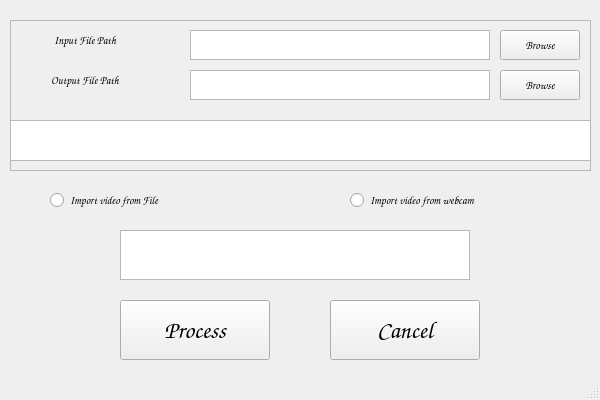
<?xml version="1.0" encoding="UTF-8"?>
<ui version="4.0">
 <class>MainWindow</class>
 <widget class="QMainWindow" name="MainWindow">
  <property name="windowModality">
   <enum>Qt::WindowModal</enum>
  </property>
  <property name="enabled">
   <bool>true</bool>
  </property>
  <property name="geometry">
   <rect>
    <x>0</x>
    <y>0</y>
    <width>600</width>
    <height>400</height>
   </rect>
  </property>
  <property name="sizePolicy">
   <sizepolicy hsizetype="Expanding" vsizetype="Expanding">
    <horstretch>0</horstretch>
    <verstretch>0</verstretch>
   </sizepolicy>
  </property>
  <property name="font">
   <font>
    <family>Comic Sans MS</family>
    <pointsize>8</pointsize>
   </font>
  </property>
  <property name="windowTitle">
   <string>Object Detection</string>
  </property>
  <property name="autoFillBackground">
   <bool>true</bool>
  </property>
  <widget class="QWidget" name="centralwidget">
   <widget class="QPushButton" name="process_button">
    <property name="geometry">
     <rect>
      <x>120</x>
      <y>300</y>
      <width>150</width>
      <height>60</height>
     </rect>
    </property>
    <property name="font">
     <font>
      <family>Comic Sans MS</family>
      <pointsize>18</pointsize>
      <weight>75</weight>
      <bold>true</bold>
     </font>
    </property>
    <property name="text">
     <string>Process</string>
    </property>
   </widget>
   <widget class="QPushButton" name="cancel_button">
    <property name="geometry">
     <rect>
      <x>330</x>
      <y>300</y>
      <width>150</width>
      <height>60</height>
     </rect>
    </property>
    <property name="font">
     <font>
      <family>Comic Sans MS</family>
      <pointsize>18</pointsize>
      <weight>75</weight>
      <bold>true</bold>
     </font>
    </property>
    <property name="text">
     <string>Cancel</string>
    </property>
   </widget>
   <widget class="QRadioButton" name="input_file">
    <property name="enabled">
     <bool>true</bool>
    </property>
    <property name="geometry">
     <rect>
      <x>50</x>
      <y>170</y>
      <width>250</width>
      <height>60</height>
     </rect>
    </property>
    <property name="sizePolicy">
     <sizepolicy hsizetype="Expanding" vsizetype="Expanding">
      <horstretch>0</horstretch>
      <verstretch>0</verstretch>
     </sizepolicy>
    </property>
    <property name="font">
     <font>
      <family>Comic Sans MS</family>
      <pointsize>8</pointsize>
      <weight>50</weight>
      <bold>false</bold>
     </font>
    </property>
    <property name="layoutDirection">
     <enum>Qt::LeftToRight</enum>
    </property>
    <property name="text">
     <string>Import video from File</string>
    </property>
    <property name="autoExclusive">
     <bool>false</bool>
    </property>
   </widget>
   <widget class="QRadioButton" name="input_webcam">
    <property name="geometry">
     <rect>
      <x>350</x>
      <y>170</y>
      <width>250</width>
      <height>60</height>
     </rect>
    </property>
    <property name="sizePolicy">
     <sizepolicy hsizetype="Expanding" vsizetype="Expanding">
      <horstretch>0</horstretch>
      <verstretch>0</verstretch>
     </sizepolicy>
    </property>
    <property name="font">
     <font>
      <family>Comic Sans MS</family>
      <pointsize>8</pointsize>
      <weight>50</weight>
      <bold>false</bold>
     </font>
    </property>
    <property name="acceptDrops">
     <bool>false</bool>
    </property>
    <property name="text">
     <string>Import video from webcam</string>
    </property>
    <property name="iconSize">
     <size>
      <width>70</width>
      <height>70</height>
     </size>
    </property>
   </widget>
   <widget class="QFrame" name="frame">
    <property name="geometry">
     <rect>
      <x>10</x>
      <y>20</y>
      <width>581</width>
      <height>151</height>
     </rect>
    </property>
    <property name="sizePolicy">
     <sizepolicy hsizetype="Expanding" vsizetype="Expanding">
      <horstretch>0</horstretch>
      <verstretch>0</verstretch>
     </sizepolicy>
    </property>
    <property name="frameShape">
     <enum>QFrame::StyledPanel</enum>
    </property>
    <property name="frameShadow">
     <enum>QFrame::Raised</enum>
    </property>
    <widget class="QTextBrowser" name="text">
     <property name="geometry">
      <rect>
       <x>0</x>
       <y>100</y>
       <width>581</width>
       <height>41</height>
      </rect>
     </property>
    </widget>
    <widget class="QLabel" name="label">
     <property name="geometry">
      <rect>
       <x>0</x>
       <y>10</y>
       <width>150</width>
       <height>21</height>
      </rect>
     </property>
     <property name="font">
      <font>
       <family>Comic Sans MS</family>
       <pointsize>8</pointsize>
      </font>
     </property>
     <property name="text">
      <string>Input File Path</string>
     </property>
     <property name="alignment">
      <set>Qt::AlignCenter</set>
     </property>
     <property name="wordWrap">
      <bool>false</bool>
     </property>
     <property name="indent">
      <number>-1</number>
     </property>
    </widget>
    <widget class="QLabel" name="label_2">
     <property name="geometry">
      <rect>
       <x>0</x>
       <y>50</y>
       <width>150</width>
       <height>21</height>
      </rect>
     </property>
     <property name="font">
      <font>
       <family>Comic Sans MS</family>
       <pointsize>8</pointsize>
      </font>
     </property>
     <property name="text">
      <string>Output File Path</string>
     </property>
     <property name="alignment">
      <set>Qt::AlignCenter</set>
     </property>
     <property name="wordWrap">
      <bool>false</bool>
     </property>
    </widget>
    <widget class="QPushButton" name="ip_button">
     <property name="geometry">
      <rect>
       <x>490</x>
       <y>10</y>
       <width>80</width>
       <height>30</height>
      </rect>
     </property>
     <property name="font">
      <font>
       <family>Comic Sans MS</family>
       <pointsize>8</pointsize>
      </font>
     </property>
     <property name="text">
      <string>Browse</string>
     </property>
     <property name="iconSize">
      <size>
       <width>70</width>
       <height>70</height>
      </size>
     </property>
    </widget>
    <widget class="QPushButton" name="op_button">
     <property name="geometry">
      <rect>
       <x>490</x>
       <y>50</y>
       <width>80</width>
       <height>30</height>
      </rect>
     </property>
     <property name="font">
      <font>
       <family>Comic Sans MS</family>
       <pointsize>8</pointsize>
      </font>
     </property>
     <property name="text">
      <string>Browse</string>
     </property>
     <property name="iconSize">
      <size>
       <width>70</width>
       <height>70</height>
      </size>
     </property>
    </widget>
    <widget class="QTextBrowser" name="op_filename">
     <property name="geometry">
      <rect>
       <x>180</x>
       <y>50</y>
       <width>300</width>
       <height>30</height>
      </rect>
     </property>
    </widget>
    <widget class="QTextBrowser" name="ip_filename">
     <property name="geometry">
      <rect>
       <x>180</x>
       <y>10</y>
       <width>300</width>
       <height>30</height>
      </rect>
     </property>
    </widget>
   </widget>
   <widget class="QTextBrowser" name="message">
    <property name="geometry">
     <rect>
      <x>120</x>
      <y>230</y>
      <width>350</width>
      <height>50</height>
     </rect>
    </property>
   </widget>
  </widget>
  <widget class="QMenuBar" name="menubar">
   <property name="geometry">
    <rect>
     <x>0</x>
     <y>0</y>
     <width>600</width>
     <height>18</height>
    </rect>
   </property>
  </widget>
  <widget class="QStatusBar" name="statusbar"/>
 </widget>
 <resources/>
 <connections/>
 <slots>
  <slot>browseSlot()</slot>
  <slot>brows2Slot()</slot>
 </slots>
</ui>
